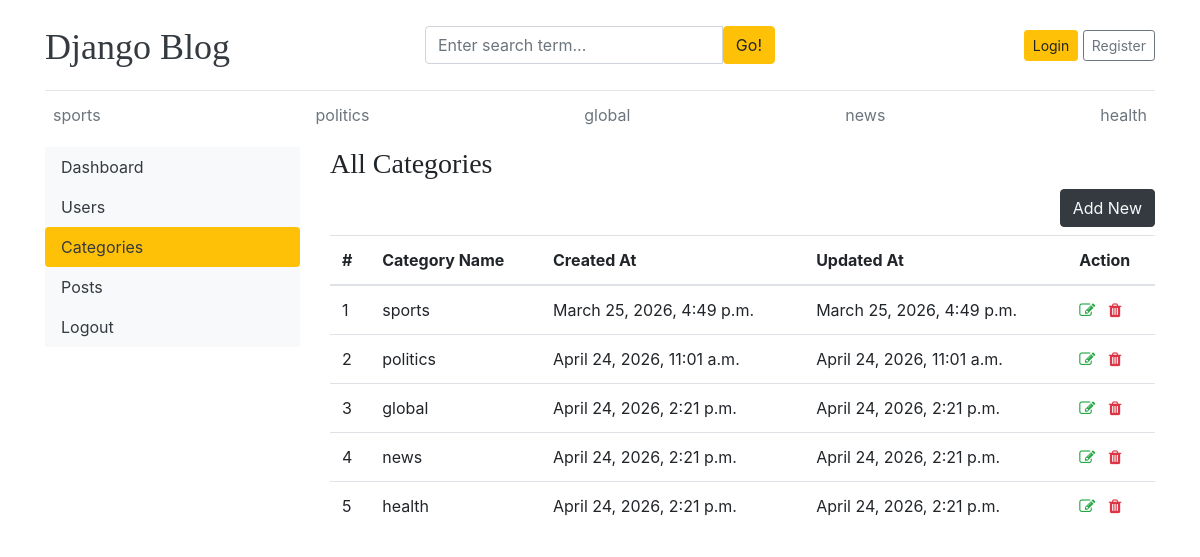
/dashboard/categories/, run on the app's committed database.
### blogs/models.py (models this page shows)
class Category(models.Model):
    category_name = models.CharField(max_length=50,unique=True)
    created_at = models.DateTimeField(auto_now_add=True)
    updated_at = models.DateTimeField(auto_now=True)
    class Meta:
        verbose_name_plural = 'categories'
    def __str__(self):
        return self.category_name

### dashboard/views.py (the view)
# urls.py: path('categories/',views.categories,name='categories'),
def categories(request):
    return render(request,'dashboard/categories.html')

### blogs/context_processors.py (called while the page is built)
def get_categories(request):
    categories = Category.objects.all()
    return dict(categories=categories)

def get_social_link(request):
    social = SocialLink.objects.all()
    return dict(social=social)

### templates/dashboard/categories.html (shortened to what this page needs)
{% extends "base.html" %}
{% block content %}
<div class="row">
    {% include 'dashboard/sidebar.html' %}
    <div class="col-md-9">
        <h3>All Categories</h3>
        <a href="{% url 'add_category' %}" class="btn btn-dark text-light float-right mb-2">Add New</a>
        <table class="table table-hover">
            <thead>
                <tr>
                <th scope="col">#</th>
                <th scope="col">Category Name</th>
                <th scope="col">Created At</th>
                <th scope="col">Updated At</th>
                <th scope="col">Action</th>
                </tr>
            </thead>
            <tbody>
                {% for cat in categories %}
                <tr>
                <td>{{forloop.counter}}</td>
                <td>{{cat}}</td>
                <td>{{cat.created_at}}</td>
                <td>{{cat.updated_at}}</td>
                <td>
                    <a href="{% url 'edit_category' cat.id %}"><i class="fa fa-edit text-success"></i></a>
                    <a href="{% url 'delete_category' cat.id %}"><i class="fa fa-trash text-danger"></i></a>
                </td>
                </tr>
                {% endfor %}
            </tbody>
            </table>
    </div>
</div>
{% endblock %}

### templates/base.html (shortened to what this page needs)
{% load static %}
<!DOCTYPE html>
<html lang="en">
<head>
    <link href="https://getbootstrap.com/docs/4.0/dist/css/bootstrap.min.css" rel="stylesheet">
    <link href="{% static 'css/blog.css' %}" rel="stylesheet">
    <link rel="stylesheet" href="https://cdnjs.cloudflare.com/ajax/libs/font-awesome/4.7.0/css/font-awesome.min.css">
</head>
<body>
    <div class="container">
      <header class="blog-header py-3">
        <div class="row flex-nowrap justify-content-between align-items-center">
          <div class="col-4 pt-1">
            <a class="blog-header-logo text-dark" href="/">Django Blog</a>
          </div>
          <div class="col-4">
            <form action="{% url 'search' %}" method="GET">
              <div class="input-group">
                <input class="form-control" type="text" name="keyword" value="{{ keyword }}" placeholder="Enter search term..." aria-label="Enter search term..." aria-describedby="button-search" />
                <button type="submit" class="btn btn-warning" id="button-search" type="button">Go!</button>
              </div>
            </form>
          </div>
          <div class="col-4 d-flex justify-content-end align-items-center">
            {% if not user.is_authenticated %}
            <a class="btn btn-sm btn-warning" href="{% url 'login' %}">Login</a> &nbsp;
            <a class="btn btn-sm btn-outline-secondary" href="{% url 'register' %}">Register</a>
            {% else %}
            <span><a href="{% url 'dashboard' %}">Dashboard</a></span>
            &emsp;
            <span><a href="{% url 'logout' %}">Logout</a></span>
            {% endif %}
          </div>
        </div>
      </header>
      <div class="nav-scroller py-1 mb-2">
        <nav class="nav d-flex justify-content-between">
          {% for catg in categories %}
          <a class="p-2 text-muted" href="{% url 'post_by_category' catg.id %}">{{catg.category_name}}</a>
          {% endfor %}
        </nav>
      </div>
      {% block content %}
      {% endblock %}
    </div>
</body>
</html>

### blog_main/static/css/blog.css (style rules this page uses)
.blog-header { border-bottom: 1px solid #e5e5e5; }
.blog-header-logo { font-family: "Playfair Display", Georgia, "Times New Roman", serif; font-size: 2.25rem; }
h1, h2, h3, h4, h5, h6 { font-family: "Playfair Display", Georgia, "Times New Roman", serif; }

### data on the page
Category: category_name "sports", created_at "March 25, 2026, 4:49 p.m.", updated_at "March 25, 2026, 4:49 p.m."
Category: category_name "politics", created_at "April 24, 2026, 11:01 a.m.", updated_at "April 24, 2026, 11:01 a.m."
Category: category_name "global", created_at "April 24, 2026, 2:21 p.m.", updated_at "April 24, 2026, 2:21 p.m."
Category: category_name "news", created_at "April 24, 2026, 2:21 p.m.", updated_at "April 24, 2026, 2:21 p.m."
Category: category_name "health", created_at "April 24, 2026, 2:21 p.m.", updated_at "April 24, 2026, 2:21 p.m."
